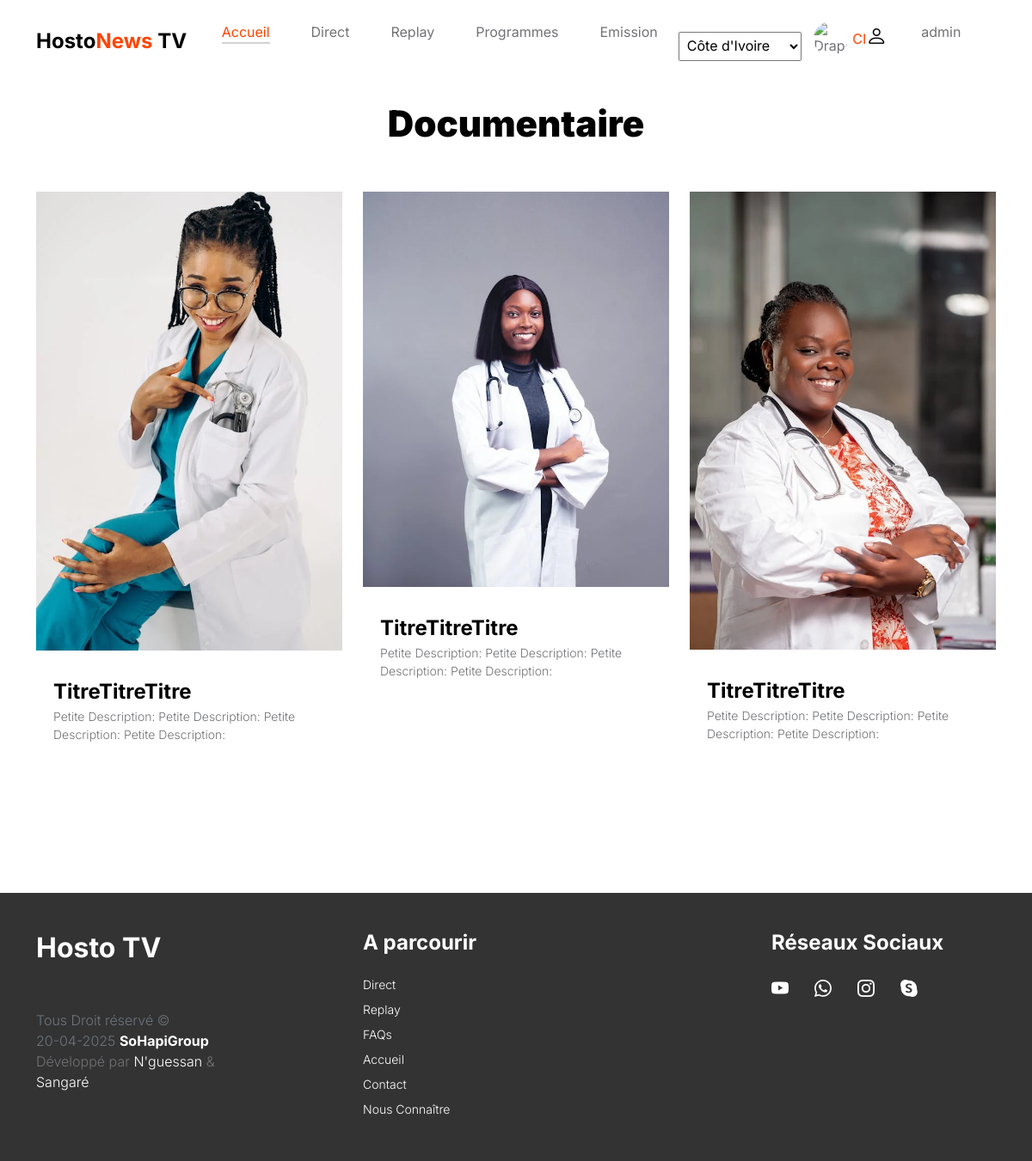
/category_emission.php?category=Documentaire, run on the app's committed database.
### tables this page shows
CREATE TABLE IF NOT EXISTS `emissions` (
  `id` int NOT NULL AUTO_INCREMENT,
  `titre` varchar(255) NOT NULL,
  `url_emission` longtext NOT NULL,
  `le_status` varchar(255) DEFAULT 'avant-première',
  `ptt_description` text,
  `grd_description` text,
  `episode` int DEFAULT NULL,
  `image1` text,
  `image2` text,
  `categorie` varchar(100) DEFAULT NULL,
  `datePublication` datetime NOT NULL DEFAULT CURRENT_TIMESTAMP,
  `Videos` text,
  PRIMARY KEY (`id`)
);

### category_emission.php (the view, shortened to what this page needs)
<?php
    include('entete1.php');
    include('entete2.php');
    $pdo = new PDO('mysql:host=localhost;dbname=bd_hostonews_tv', 'root', '');
    $categorie = isset($_GET['category']) ? htmlspecialchars($_GET['category']) : null;
    if ($categorie) {
        $stmt = $pdo->prepare("SELECT * FROM emissions WHERE categorie = :categorie ORDER BY datePublication DESC");
        $stmt->execute(['categorie' => $categorie]);
        $emissions = $stmt->fetchAll(PDO::FETCH_ASSOC);
    } else {
        $emissions = [];
    }
?>
    <section class="featured-product section-padding">
        <div class="container">
            <div class="row">
                <div class="col-12 text-center">
                    <h2 class="mb-5"><?php echo htmlspecialchars($categorie); ?></h2>
                </div>
                <?php if (!empty($emissions)): ?>
                    <?php foreach ($emissions as $emission): ?>
                        <div class="col-lg-4 col-12 mb-3">
                            <div class="product-thumb">
                                <a href="detail_emission.php?id=<?php echo $emission['id']; ?>">
                                    <img src="images/slideshow/emission/<?php echo htmlspecialchars($emission['image1']); ?>"
                                        class="img-fluid product-image"
                                        alt="Image de l'émission">
                                </a>
                                <div class="product-info d-flex">
                                    <div>
                                        <h5 class="product-title mb-0">
                                            <a href="detail_emission.php?id=<?php echo $emission['id']; ?>"
                                            class="product-title-link"><?php echo htmlspecialchars($emission['titre']); ?></a>
                                        </h5>
                                        <p class="product-p">
                                            <?php echo htmlspecialchars($emission['ptt_description']); ?>
                                        </p>
                                    </div>
                                </div>
                            </div>
                        </div>
                    <?php endforeach; ?>
                <?php endif; ?>
            </div>
        </div>
    </section>
<?php include('footer.php');?>

### css/tooplate-little-fashion.css (style rules this page uses)
:root { --white-color: #FFFFFF; --primary-color: #FF4400; --section-bg-color: #f0f8ff; --dark-color: #000000; --grey-color: #d0d1d1; --p-color: #717275; --body-font-family: 'Inter', sans-serif; --h5-font-size: 24px; --p-font-size: 20px; --copyright-text-font-size: 16px; --product-link-font-size: 14px; --custom-link-font-size: 12px; --font-weight-thin: 100; --font-weight-light: 300; --font-weight-normal: 400; --font-weight-bold: 700; --font-weight-black: 900; }
body, html { height: 100%; }
html { scroll-behavior: smooth; }
body { background: var(--white-color); font-family: var(--body-font-family); position: relative; }
h2, h3, h4, h5, h6 { color: var(--dark-color); line-height: inherit; }
h1, h2, h3, h4, h5, h6 { font-weight: var(--font-weight-bold); }
h1, h2 { font-weight: var(--font-weight-black); }
h2 { font-size: 42px; }
h5 { font-size: 24px; }
p { color: var(--p-color); font-size: var(--p-font-size); font-weight: var(--font-weight-light); }
a, button { touch-action: manipulation; transition: all 0.3s; }
a { color: var(--p-color); text-decoration: none; }
section { content-visibility: auto; contain-intrinsic-size: 700px; }
.section-padding { padding-top: 7rem; padding-bottom: 7rem; }
.product-thumb { background: var(--white-color); position: relative; transition: all 0.5s ease-out; }
.product-image { transition: all 0.5s ease-out; }
.product-info { padding: 30px 20px; }
.product-title-link { color: var(--dark-color); }
.product-p { font-size: var(--product-link-font-size); }

### data on the page
emissions: image1 (picture), titre "TitreTitreTitre", ptt_description "Petite Description: Petite Description: Petite Description: Petite Description:"
emissions: image1 (picture), titre "TitreTitreTitre", ptt_description "Petite Description: Petite Description: Petite Description: Petite Description:"
emissions: image1 (picture), titre "TitreTitreTitre", ptt_description "Petite Description: Petite Description: Petite Description: Petite Description:"

### other printed values
$categorie "Documentaire"
$date->format("d-m-Y") "20-04-2025"
